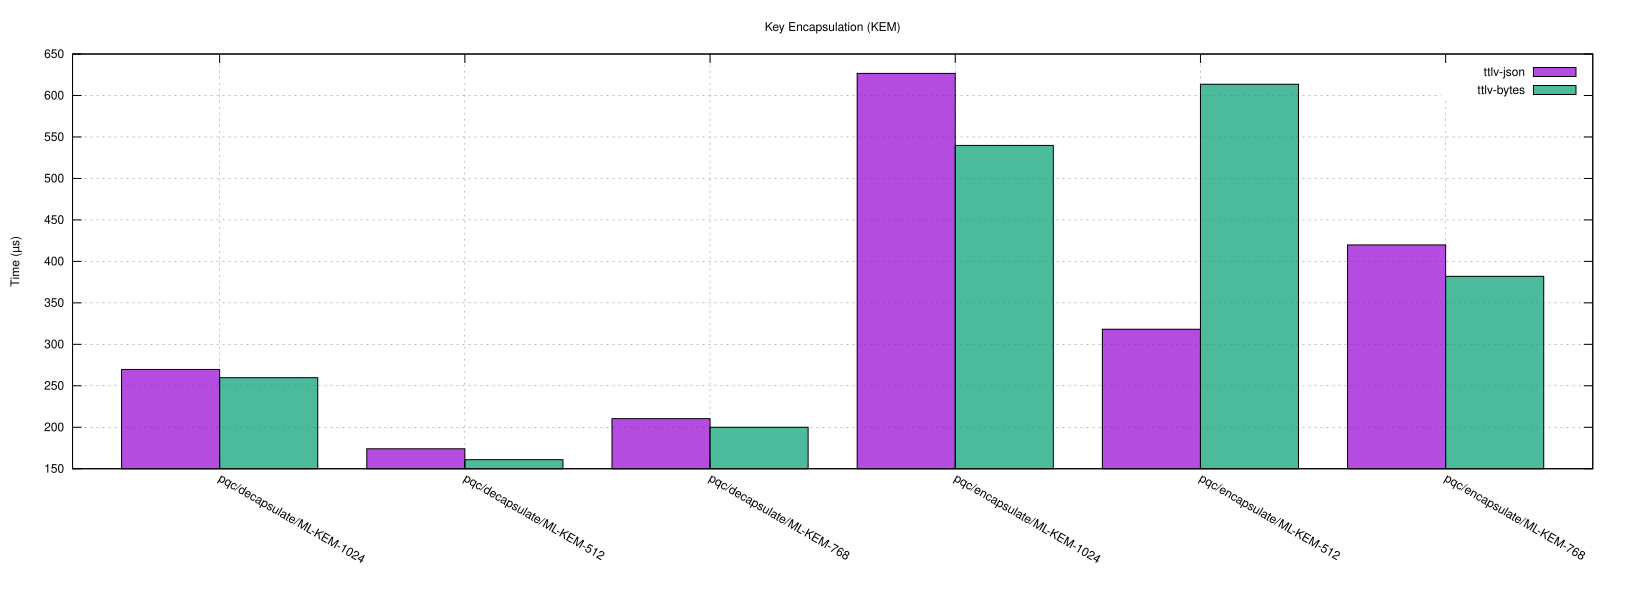

Recreate this plot in gnuplot.
set terminal svg size 1640,600 enhanced font 'Helvetica,12'
set output 'kem.svg'
set title 'Key Encapsulation (KEM)'
set grid
set ylabel 'Time (µs)'
set style data boxes
set style fill solid 0.7 border -1
set boxwidth 0.400
set grid ytics
set key top right
set xtics rotate by -30
set xtics ("pqc/decapsulate/ML-KEM-1024" 0, "pqc/decapsulate/ML-KEM-512" 1, "pqc/decapsulate/ML-KEM-768" 2, "pqc/encapsulate/ML-KEM-1024" 3, "pqc/encapsulate/ML-KEM-512" 4, "pqc/encapsulate/ML-KEM-768" 5)
plot 'kem.dat' using ($1+-0.200):2 with boxes lw 1 title 'ttlv-json', \
     'kem.dat' using ($1+0.200):3 with boxes lw 1 title 'ttlv-bytes'
